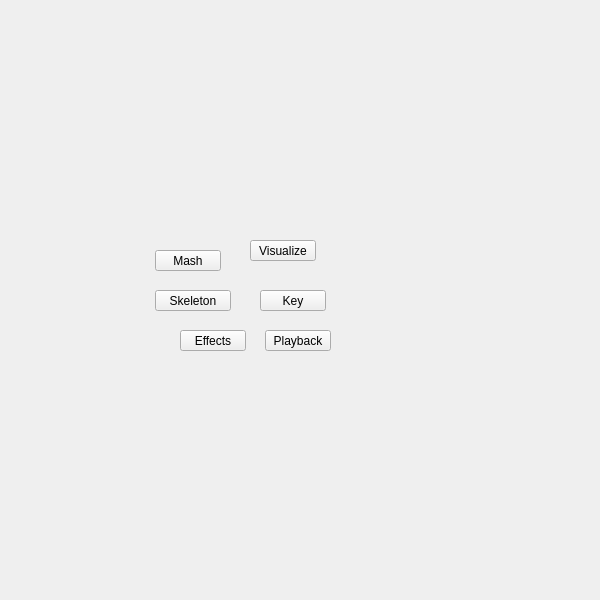
<?xml version="1.0" encoding="UTF-8"?>
<ui version="4.0">
 <class>QtUi</class>
 <widget class="QMainWindow" name="QtUi">
  <property name="enabled">
   <bool>true</bool>
  </property>
  <property name="geometry">
   <rect>
    <x>0</x>
    <y>0</y>
    <width>600</width>
    <height>600</height>
   </rect>
  </property>
  <property name="sizePolicy">
   <sizepolicy hsizetype="Ignored" vsizetype="Ignored">
    <horstretch>0</horstretch>
    <verstretch>0</verstretch>
   </sizepolicy>
  </property>
  <property name="minimumSize">
   <size>
    <width>0</width>
    <height>0</height>
   </size>
  </property>
  <property name="maximumSize">
   <size>
    <width>600</width>
    <height>600</height>
   </size>
  </property>
  <property name="toolButtonStyle">
   <enum>Qt::ToolButtonIconOnly</enum>
  </property>
  <property name="tabShape">
   <enum>QTabWidget::Triangular</enum>
  </property>
  <property name="dockNestingEnabled">
   <bool>true</bool>
  </property>
  <property name="dockOptions">
   <set>QMainWindow::AllowNestedDocks|QMainWindow::AllowTabbedDocks|QMainWindow::AnimatedDocks|QMainWindow::ForceTabbedDocks</set>
  </property>
  <widget class="QWidget" name="widget">
   <property name="sizePolicy">
    <sizepolicy hsizetype="Ignored" vsizetype="Ignored">
     <horstretch>0</horstretch>
     <verstretch>0</verstretch>
    </sizepolicy>
   </property>
   <widget class="QPushButton" name="i006">
    <property name="geometry">
     <rect>
      <x>260</x>
      <y>290</y>
      <width>66</width>
      <height>21</height>
     </rect>
    </property>
    <property name="minimumSize">
     <size>
      <width>0</width>
      <height>21</height>
     </size>
    </property>
    <property name="maximumSize">
     <size>
      <width>66</width>
      <height>21</height>
     </size>
    </property>
    <property name="accessibleName">
     <string>key</string>
    </property>
    <property name="text">
     <string>Key</string>
    </property>
   </widget>
   <widget class="QPushButton" name="i028">
    <property name="geometry">
     <rect>
      <x>155</x>
      <y>290</y>
      <width>76</width>
      <height>21</height>
     </rect>
    </property>
    <property name="minimumSize">
     <size>
      <width>0</width>
      <height>21</height>
     </size>
    </property>
    <property name="maximumSize">
     <size>
      <width>999</width>
      <height>21</height>
     </size>
    </property>
    <property name="accessibleName">
     <string>skeleton</string>
    </property>
    <property name="text">
     <string>Skeleton</string>
    </property>
   </widget>
   <widget class="QPushButton" name="i024">
    <property name="geometry">
     <rect>
      <x>180</x>
      <y>330</y>
      <width>66</width>
      <height>21</height>
     </rect>
    </property>
    <property name="minimumSize">
     <size>
      <width>0</width>
      <height>21</height>
     </size>
    </property>
    <property name="maximumSize">
     <size>
      <width>999</width>
      <height>21</height>
     </size>
    </property>
    <property name="accessibleName">
     <string>effects</string>
    </property>
    <property name="text">
     <string>Effects</string>
    </property>
   </widget>
   <widget class="QPushButton" name="i032">
    <property name="geometry">
     <rect>
      <x>265</x>
      <y>330</y>
      <width>66</width>
      <height>21</height>
     </rect>
    </property>
    <property name="minimumSize">
     <size>
      <width>0</width>
      <height>21</height>
     </size>
    </property>
    <property name="maximumSize">
     <size>
      <width>999</width>
      <height>21</height>
     </size>
    </property>
    <property name="accessibleName">
     <string>playback</string>
    </property>
    <property name="text">
     <string>Playback</string>
    </property>
   </widget>
   <widget class="QPushButton" name="i030">
    <property name="geometry">
     <rect>
      <x>250</x>
      <y>240</y>
      <width>66</width>
      <height>21</height>
     </rect>
    </property>
    <property name="minimumSize">
     <size>
      <width>0</width>
      <height>21</height>
     </size>
    </property>
    <property name="maximumSize">
     <size>
      <width>999</width>
      <height>21</height>
     </size>
    </property>
    <property name="accessibleName">
     <string>visualize</string>
    </property>
    <property name="text">
     <string>Visualize</string>
    </property>
   </widget>
   <widget class="QPushButton" name="i031">
    <property name="geometry">
     <rect>
      <x>155</x>
      <y>250</y>
      <width>66</width>
      <height>21</height>
     </rect>
    </property>
    <property name="minimumSize">
     <size>
      <width>0</width>
      <height>21</height>
     </size>
    </property>
    <property name="maximumSize">
     <size>
      <width>999</width>
      <height>21</height>
     </size>
    </property>
    <property name="accessibleName">
     <string>mash</string>
    </property>
    <property name="text">
     <string>Mash</string>
    </property>
   </widget>
  </widget>
 </widget>
 <resources/>
 <connections/>
 <designerdata>
  <property name="gridDeltaX">
   <number>5</number>
  </property>
  <property name="gridDeltaY">
   <number>10</number>
  </property>
  <property name="gridSnapX">
   <bool>true</bool>
  </property>
  <property name="gridSnapY">
   <bool>true</bool>
  </property>
  <property name="gridVisible">
   <bool>true</bool>
  </property>
 </designerdata>
</ui>
